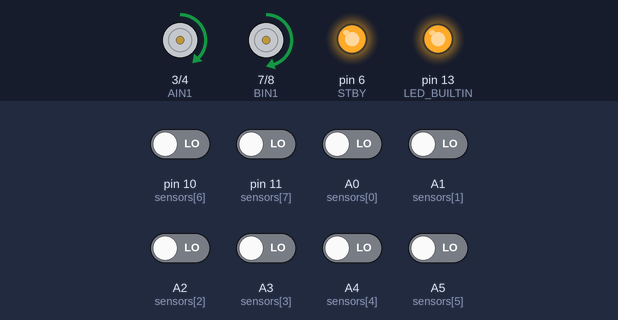
A sketch run on a simulated Arduino Uno, built with avr-gcc and run on an emulated ATmega328P. Shown: motor-driver pin pairs drawn as motors (green arrow = first pin HIGH = forward, orange = second pin HIGH = backward, longer = more drive, scaled by the enable pin, stopped while the standby pin is LOW), output pins drawn as LEDs (lit = HIGH). The inputs (shaded band) are chosen by the test bench; at power-on: A0 (sensors[0]), A1 (sensors[1]), A2 (sensors[2]), A3 (sensors[3]), A4 (sensors[4]), A5 (sensors[5]), pin 10 (sensors[6]), pin 11 (sensors[7]) LOW.

Above: at 2.4 s.
2.5 s: pin 10 (sensors[6]) driven HIGH
At 3.6 s:
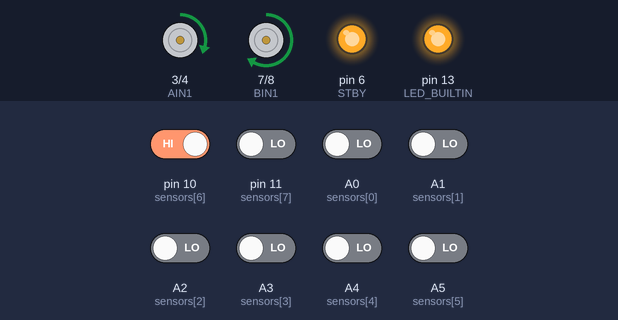
4.0 s: A3 (sensors[3]) driven HIGH
At 4.8 s:
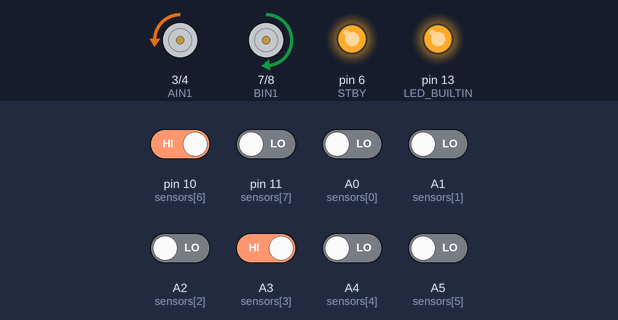
5.5 s: A4 (sensors[4]) driven HIGH
At 5.9 s:
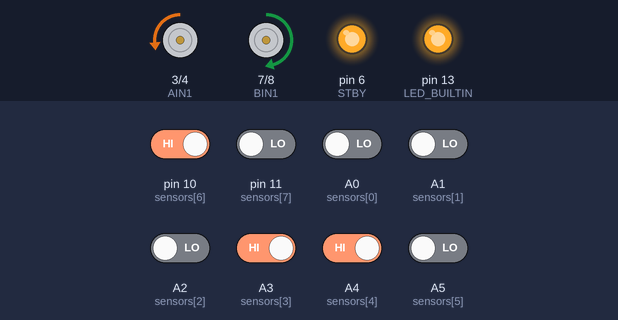
7.0 s: pin 11 (sensors[7]) driven HIGH
At 8.2 s:
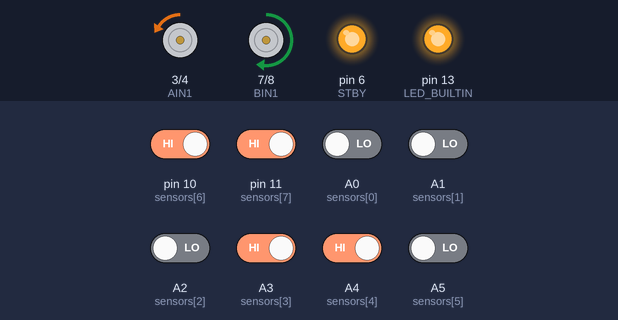
8.5 s: A0 (sensors[0]) driven HIGH
At 9.4 s:
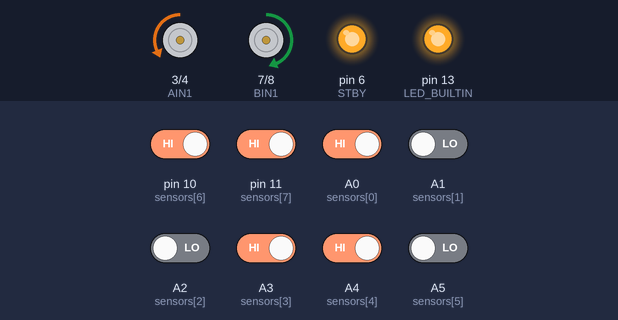
10.0 s: A1 (sensors[1]) driven HIGH
At 10.6 s:
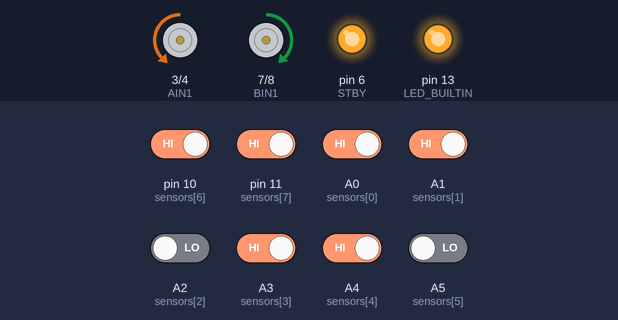
Timing chart, 0 to 12.5 s (numbered marks = the images above; inputs shaded):
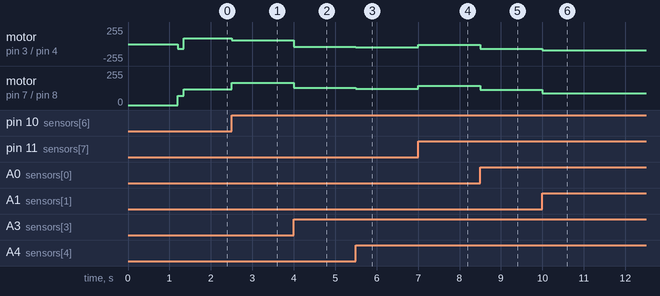

The sketch:

sketch_sep27a.ino
```cpp
#include <Arduino.h>

// =====================================================
//         LINE FOLLOWER - UPDATE 6 (BUGS FIXED)
//
//   Fixes applied in this version:
//   1. Removed double-smoothed derivative (was adding
//      phase lag -> overshoot on sharp turns, worse in
//      one direction on back-and-forth runs).
//   2. Line-lost fallback direction no longer defaults
//      to RIGHT when lastDirection is still 0 and
//      lastError is exactly 0 - now symmetric.
//   3. lastError is reset to 0 when exiting the wide/
//      all-black zone, preventing a derivative spike
//      when normal tracking resumes.
//   4. correction is kept as float through to the final
//      motor speed calculation (rounded instead of
//      truncated) to remove small steering bias.
// =====================================================

const int baseSpeed = 90;
const int maxSpeed  = 190;

const int sensorCenter = 3500;
const int sensorCount  = 8;

// =====================================================
//                  PD TUNING
// =====================================================

float kp = 0.045;
float kd = 0.20;

// =====================================================
//                 ERROR MEMORY
// =====================================================

int lastError = 0;     // previous loop's error (position - center)
int lastDirection = 0; // -1 = LEFT, 0 = CENTER, +1 = RIGHT

// =====================================================
//              MOTOR SPEED MEMORY
// =====================================================

int previousLeftSpeed  = 0;
int previousRightSpeed = 0;

// =====================================================
//                  MOTOR DRIVER PINS
// =====================================================

const int PWM_A = 5;
const int AIN1 = 3;
const int AIN2 = 4;

const int PWM_B = 9;
const int BIN1 = 7;
const int BIN2 = 8;

const int STBY = 6;

// =====================================================
//                    SENSOR PINS
// =====================================================

int sensors[sensorCount] = {
  A0, A1, A2, A3, A4, A5, 10, 11
};

// =====================================================
//                  SENSOR WEIGHTS
// =====================================================

int sensorWeight[sensorCount] = {
  0, 1000, 2000, 3000, 4000, 5000, 6000, 7000
};

// =====================================================
//                 LINE LOST CONTROL
// =====================================================

bool lineLost = false;
unsigned long lineLostStart = 0;

const unsigned long shortGapTime = 140; // dashed line gap tolerance (ms)

const int allBlackThreshold = 7;
const int maxSpeedChange = 30;

// =====================================================
//                    SETUP
// =====================================================

void setup() {
  pinMode(PWM_A, OUTPUT);
  pinMode(PWM_B, OUTPUT);
  pinMode(AIN1, OUTPUT);
  pinMode(AIN2, OUTPUT);
  pinMode(BIN1, OUTPUT);
  pinMode(BIN2, OUTPUT);
  pinMode(STBY, OUTPUT);

  for (int i = 0; i < sensorCount; i++) {
    pinMode(sensors[i], INPUT);
  }

  digitalWrite(STBY, HIGH);
  pinMode(LED_BUILTIN, OUTPUT);
  digitalWrite(LED_BUILTIN, HIGH);

  delay(1000);
  setMotorSpeed(0, 0);
  delay(200);
}

// =====================================================
//                  MOTOR FUNCTION
// =====================================================

void setMotor(int side, int speedVal) {
  speedVal = constrain(speedVal, -maxSpeed, maxSpeed);

  if (side == 0) { // LEFT MOTOR
    if (speedVal >= 0) {
      digitalWrite(AIN1, LOW);
      digitalWrite(AIN2, HIGH);
    } else {
      digitalWrite(AIN1, HIGH);
      digitalWrite(AIN2, LOW);
    }
    analogWrite(PWM_A, abs(speedVal));
  } else { // RIGHT MOTOR
    if (speedVal >= 0) {
      digitalWrite(BIN1, HIGH);
      digitalWrite(BIN2, LOW);
    } else {
      digitalWrite(BIN1, LOW);
      digitalWrite(BIN2, HIGH);
    }
    analogWrite(PWM_B, abs(speedVal));
  }
}

// =====================================================
//              LIMIT SPEED CHANGE
// =====================================================

int smoothSpeed(int targetSpeed, int previousSpeed) {
  int difference = targetSpeed - previousSpeed;

  if (difference > maxSpeedChange) {
    targetSpeed = previousSpeed + maxSpeedChange;
  } else if (difference < -maxSpeedChange) {
    targetSpeed = previousSpeed - maxSpeedChange;
  }

  return targetSpeed;
}

// =====================================================
//                SET BOTH MOTOR SPEED
// =====================================================

void setMotorSpeed(int leftSpeed, int rightSpeed) {
  leftSpeed = constrain(leftSpeed, -maxSpeed, maxSpeed);
  rightSpeed = constrain(rightSpeed, -maxSpeed, maxSpeed);

  leftSpeed = smoothSpeed(leftSpeed, previousLeftSpeed);
  rightSpeed = smoothSpeed(rightSpeed, previousRightSpeed);

  previousLeftSpeed  = leftSpeed;
  previousRightSpeed = rightSpeed;

  setMotor(0, leftSpeed);
  setMotor(1, rightSpeed);
}

// =====================================================
//                    MAIN LOOP
// =====================================================

void loop() {
  long weightedSum = 0;
  int totalSensor = 0;

  for (int i = 0; i < sensorCount; i++) {
    int reading = digitalRead(sensors[i]);
    if (reading == HIGH) {
      weightedSum += sensorWeight[i];
      totalSensor++;
    }
  }

  // ===================================================
  //                  LINE LOST
  // ===================================================

  if (totalSensor == 0) {
    if (!lineLost) {
      lineLost = true;
      lineLostStart = millis();
    }

    unsigned long lostTime = millis() - lineLostStart;

    // FIX: symmetric fallback - no forced default to RIGHT
    if (lastDirection == 0) {
      lastDirection = (lastError <= 0) ? -1 : 1;
    }

    // Short gap (dashed line) - tolerate up to shortGapTime
    if (lostTime < shortGapTime) {
      int gapSpeed = 70;
      int gapCorrection = lastError * 0.030;
      setMotorSpeed(gapSpeed - gapCorrection, gapSpeed + gapCorrection);
      return;
    }

    // Sharp turn search mechanism
    if (lastDirection < 0) {
      setMotorSpeed(-90, 120); // turn hard left
    } else {
      setMotorSpeed(120, -90); // turn hard right
    }
    return;
  }

  lineLost = false;

  // ===================================================
  //             WIDE / ALL BLACK DETECTION
  // ===================================================

  if (totalSensor >= allBlackThreshold) {
    int wideBlackSpeed = 60;

    if (lastDirection < 0) {
      setMotorSpeed(wideBlackSpeed - 15, wideBlackSpeed + 15);
    } else if (lastDirection > 0) {
      setMotorSpeed(wideBlackSpeed + 15, wideBlackSpeed - 15);
    } else {
      setMotorSpeed(wideBlackSpeed, wideBlackSpeed);
    }

    // FIX: reset lastError so re-entering normal tracking
    // doesn't produce a derivative spike from a stale error.
    lastError = 0;
    return;
  }

  // ===================================================
  //              POSITION CALCULATION
  // ===================================================

  int position = weightedSum / totalSensor;
  int error = position - sensorCenter;

  if (error < -100) {
    lastDirection = -1;
  } else if (error > 100) {
    lastDirection = 1;
  }

  // FIX: use raw derivative directly - no second smoothing pass,
  // which was adding phase lag and causing overshoot on sharp turns.
  int derivative = error - lastError;

  float correction = (kp * error) + (kd * derivative);
  lastError = error;

  // ===================================================
  //              ADAPTIVE SPEED
  // ===================================================

  int absError = abs(error);
  int dynamicSpeed = baseSpeed;

  if (absError > 2800) dynamicSpeed = 48;
  else if (absError > 2200) dynamicSpeed = 55;
  else if (absError > 1600) dynamicSpeed = 65;
  else if (absError > 1000) dynamicSpeed = 75;
  else if (absError > 500) dynamicSpeed = 85;

  // FIX: round instead of truncate to remove small steering bias
  int leftMotorSpeed  = (int)round(dynamicSpeed - correction);
  int rightMotorSpeed = (int)round(dynamicSpeed + correction);

  setMotorSpeed(leftMotorSpeed, rightMotorSpeed);
}
```

Measured:
- after the input at 2.5 s, motor on pin 3 (AIN1) / pin 4 (AIN2): forward 90/255 → forward 58/255 at once; motor on pin 7 (BIN1) / pin 8 (BIN2): forward 120/255 → forward 168/255 at once
- after the input at 4.0 s, motor on pin 3 (AIN1) / pin 4 (AIN2): forward 58/255 → backward 40/255 at once; motor on pin 7 (BIN1) / pin 8 (BIN2): forward 168/255 → forward 130/255 at once
- after the input at 5.5 s, motor on pin 3 (AIN1) / pin 4 (AIN2): backward 40/255 → backward 48/255 at once; motor on pin 7 (BIN1) / pin 8 (BIN2): forward 130/255 → forward 122/255 at once
- after the input at 7.0 s, motor on pin 3 (AIN1) / pin 4 (AIN2): backward 48/255 → backward 8/255 at once; motor on pin 7 (BIN1) / pin 8 (BIN2): forward 122/255 → forward 143/255 at once
- after the input at 8.5 s, motor on pin 3 (AIN1) / pin 4 (AIN2): backward 8/255 → backward 68/255 at once; motor on pin 7 (BIN1) / pin 8 (BIN2): forward 143/255 → forward 113/255 at once
- after the input at 10.0 s, motor on pin 3 (AIN1) / pin 4 (AIN2): backward 68/255 → backward 90/255 at once; motor on pin 7 (BIN1) / pin 8 (BIN2): forward 113/255 → forward 90/255 at once
